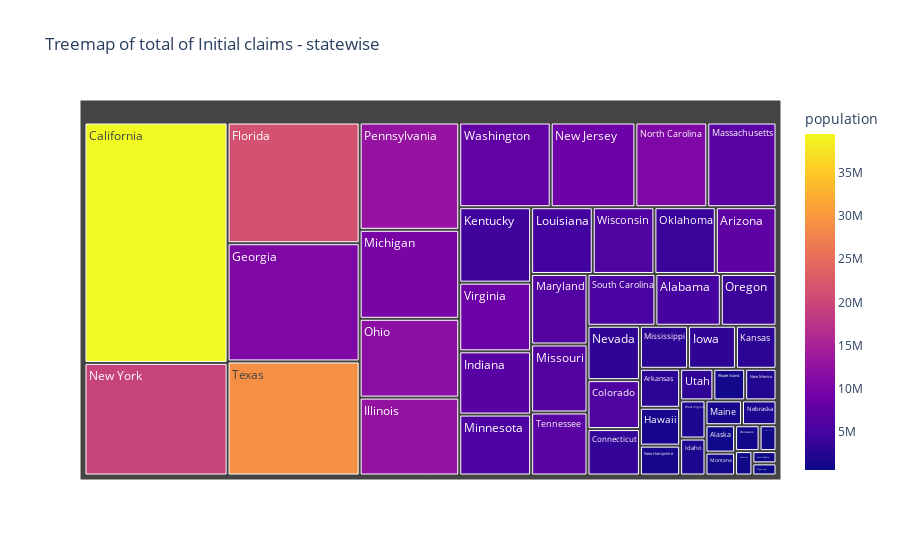
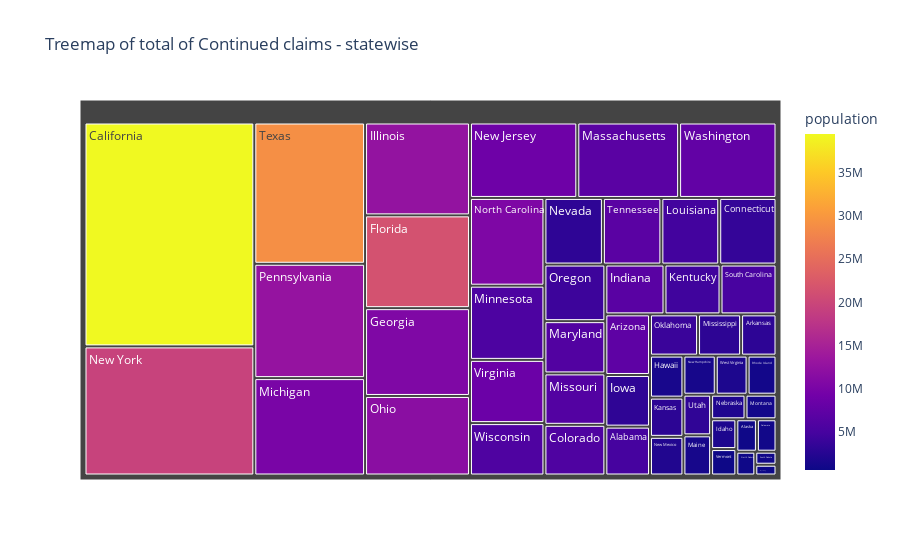
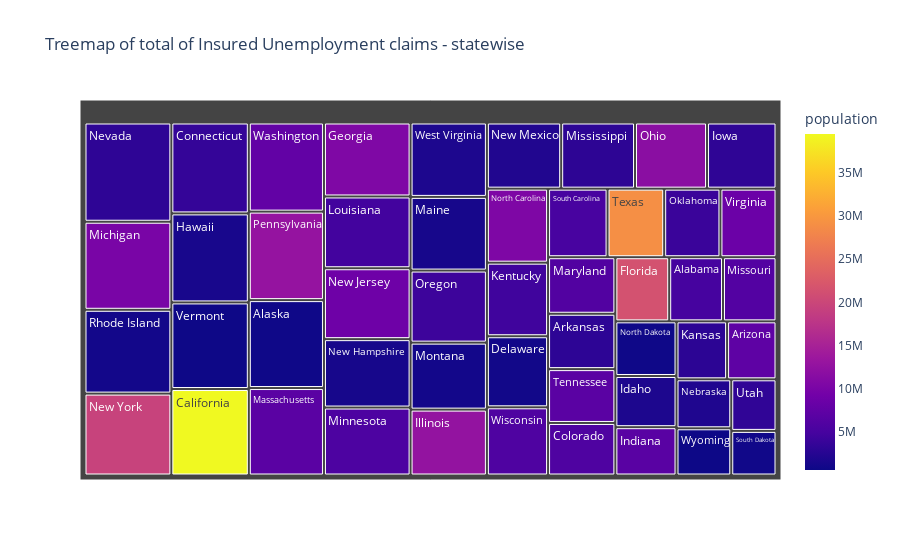

Notebook code cell kept with these figures, in order:
### Code cell
#color_continuous_scale=px.colors.sequential.Viridis
fig = px.treemap(df_statewise, path=['State'], values='Initial Claims',color='population',title="Treemap of total of Initial claims - statewise")
fig.show()
fig = px.treemap(df_statewise, path=['State'], values='Continued Claims',color='population',title="Treemap of total of Continued claims - statewise")
fig.show()
fig = px.treemap(df_statewise, path=['State'], values='Insured Unemployment Rate',color='population',title="Treemap of total of Insured Unemployment claims - statewise")
fig.show()

### Figure 1 — Plotly figure (JSON) as saved in the notebook; plotly's stock layout.template omitted (floating-point values rounded to 4 significant figures)
{"data": [{"branchvalues": "total", "customdata": [[4903185], [731545], [7278717], [3017804], [39512223], [5758736], [3565287], [973764], [21477737], [10617423], [1415872], [1787065], [12671821], [6732219], [3155070], [2913314], [4467673], [4648794], [1344212], [6045680], [6892503], [9986857], [5639632], [2976149], [6137428], [1068778], [1934408], [3080156], [1359711], [8882190], [2096829], [19453561], [10488084], [762062], [11689100], [3956971], [4217737], [12801989], [1059361], [5148714], [884659], [6829174], [28995881], [3205958], [623989], [8535519], [7614893], [1792147], [5822434], [578759]], "domain": {"x": [0, 1], "y": [0, 1]}, "hovertemplate": "labels=%{label}<br>Initial Claims=%{value}<br>parent=%{parent}<br>id=%{id}<br>population=%{color}<extra></extra>", "ids": ["Alabama", "Alaska", "Arizona", "Arkansas", "California", "Colorado", "Connecticut", "Delaware", "Florida", "Georgia", "Hawaii", "Idaho", "Illinois", "Indiana", "Iowa", "Kansas", "Kentucky", "Louisiana", "Maine", "Maryland", "Massachusetts", "Michigan", "Minnesota", "Mississippi", "Missouri", "Montana", "Nebraska", "Nevada", "New Hampshire", "New Jersey", "New Mexico", "New York", "North Carolina", "North Dakota", "Ohio", "Oklahoma", "Oregon", "Pennsylvania", "Rhode Island", "South Carolina", "South Dakota", "Tennessee", "Texas", "Utah", "Vermont", "Virginia", "Washington", "West Virginia", "Wisconsin", "Wyoming"], "labels": ["Alabama", "Alaska", "Arizona", "Arkansas", "California", "Colorado", "Connecticut", "Delaware", "Florida", "Georgia", "Hawaii", "Idaho", "Illinois", "Indiana", "Iowa", "Kansas", "Kentucky", "Louisiana", "Maine", "Maryland", "Massachusetts", "Michigan", "Minnesota", "Mississippi", "Missouri", "Montana", "Nebraska", "Nevada", "New Hampshire", "New Jersey", "New Mexico", "New York", "North Carolina", "North Dakota", "Ohio", "Oklahoma", "Oregon", "Pennsylvania", "Rhode Island", "South Carolina", "South Dakota", "Tennessee", "Texas", "Utah", "Vermont", "Virginia", "Washington", "West Virginia", "Wisconsin", "Wyoming"], "marker": {"coloraxis": "coloraxis", "colors": [4903185, 731545, 7278717, 3017804, 39512223, 5758736, 3565287, 973764, 21477737, 10617423, 1415872, 1787065, 12671821, 6732219, 3155070, 2913314, 4467673, 4648794, 1344212, 6045680, 6892503, 9986857, 5639632, 2976149, 6137428, 1068778, 1934408, 3080156, 1359711, 8882190, 2096829, 19453561, 10488084, 762062, 11689100, 3956971, 4217737, 12801989, 1059361, 5148714, 884659, 6829174, 28995881, 3205958, 623989, 8535519, 7614893, 1792147, 5822434, 578759]}, "name": "", "parents": ["", "", "", "", "", "", "", "", "", "", "", "", "", "", "", "", "", "", "", "", "", "", "", "", "", "", "", "", "", "", "", "", "", "", "", "", "", "", "", "", "", "", "", "", "", "", "", "", "", ""], "type": "treemap", "values": [688465, 164535, 823016, 318591, 6990829, 521403, 494895, 128717, 3240039, 3172906, 309207, 190350, 1575789, 924015, 418675, 354565, 1101951, 836278, 184416, 807974, 1191840, 1800724, 889986, 420720, 779215, 137704, 174165, 579416, 243805, 1457442, 201167, 3273499, 1237816, 88824, 1594581, 833087, 586120, 2171080, 203993, 714965, 60351, 722054, 3061850, 213456, 85718, 1002516, 1574603, 196727, 835849, 59419]}], "layout": {"autosize": true, "coloraxis": {"colorbar": {"title": {"text": "population"}}, "colorscale": [[0, "#0d0887"], [0.1111, "#46039f"], [0.2222, "#7201a8"], [0.3333, "#9c179e"], [0.4444, "#bd3786"], [0.5556, "#d8576b"], [0.6667, "#ed7953"], [0.7778, "#fb9f3a"], [0.8889, "#fdca26"], [1, "#f0f921"]]}, "legend": {"tracegroupgap": 0}, "title": {"text": "Treemap of total of Initial claims - statewise"}}}

### Figure 2 — Plotly figure (JSON) as saved in the notebook; plotly's stock layout.template omitted (floating-point values rounded to 4 significant figures)
{"data": [{"branchvalues": "total", "customdata": [[4903185], [731545], [7278717], [3017804], [39512223], [5758736], [3565287], [973764], [21477737], [10617423], [1415872], [1787065], [12671821], [6732219], [3155070], [2913314], [4467673], [4648794], [1344212], [6045680], [6892503], [9986857], [5639632], [2976149], [6137428], [1068778], [1934408], [3080156], [1359711], [8882190], [2096829], [19453561], [10488084], [762062], [11689100], [3956971], [4217737], [12801989], [1059361], [5148714], [884659], [6829174], [28995881], [3205958], [623989], [8535519], [7614893], [1792147], [5822434], [578759]], "domain": {"x": [0, 1], "y": [0, 1]}, "hovertemplate": "labels=%{label}<br>Continued Claims=%{value}<br>parent=%{parent}<br>id=%{id}<br>population=%{color}<extra></extra>", "ids": ["Alabama", "Alaska", "Arizona", "Arkansas", "California", "Colorado", "Connecticut", "Delaware", "Florida", "Georgia", "Hawaii", "Idaho", "Illinois", "Indiana", "Iowa", "Kansas", "Kentucky", "Louisiana", "Maine", "Maryland", "Massachusetts", "Michigan", "Minnesota", "Mississippi", "Missouri", "Montana", "Nebraska", "Nevada", "New Hampshire", "New Jersey", "New Mexico", "New York", "North Carolina", "North Dakota", "Ohio", "Oklahoma", "Oregon", "Pennsylvania", "Rhode Island", "South Carolina", "South Dakota", "Tennessee", "Texas", "Utah", "Vermont", "Virginia", "Washington", "West Virginia", "Wisconsin", "Wyoming"], "labels": ["Alabama", "Alaska", "Arizona", "Arkansas", "California", "Colorado", "Connecticut", "Delaware", "Florida", "Georgia", "Hawaii", "Idaho", "Illinois", "Indiana", "Iowa", "Kansas", "Kentucky", "Louisiana", "Maine", "Maryland", "Massachusetts", "Michigan", "Minnesota", "Mississippi", "Missouri", "Montana", "Nebraska", "Nevada", "New Hampshire", "New Jersey", "New Mexico", "New York", "North Carolina", "North Dakota", "Ohio", "Oklahoma", "Oregon", "Pennsylvania", "Rhode Island", "South Carolina", "South Dakota", "Tennessee", "Texas", "Utah", "Vermont", "Virginia", "Washington", "West Virginia", "Wisconsin", "Wyoming"], "marker": {"coloraxis": "coloraxis", "colors": [4903185, 731545, 7278717, 3017804, 39512223, 5758736, 3565287, 973764, 21477737, 10617423, 1415872, 1787065, 12671821, 6732219, 3155070, 2913314, 4467673, 4648794, 1344212, 6045680, 6892503, 9986857, 5639632, 2976149, 6137428, 1068778, 1934408, 3080156, 1359711, 8882190, 2096829, 19453561, 10488084, 762062, 11689100, 3956971, 4217737, 12801989, 1059361, 5148714, 884659, 6829174, 28995881, 3205958, 623989, 8535519, 7614893, 1792147, 5822434, 578759]}, "name": "", "parents": ["", "", "", "", "", "", "", "", "", "", "", "", "", "", "", "", "", "", "", "", "", "", "", "", "", "", "", "", "", "", "", "", "", "", "", "", "", "", "", "", "", "", "", "", "", "", "", "", "", ""], "type": "treemap", "values": [2580144, 788568, 3200431, 1727685, 44972306, 3651846, 4512233, 750352, 11510635, 10895609, 1660594, 888575, 11523092, 3484001, 2727633, 1549852, 3301403, 4557472, 1315530, 3765835, 9085093, 12757776, 6532991, 2100597, 3704446, 902328, 1001666, 4607897, 1493781, 9576693, 1528613, 25931411, 7725771, 534269, 9867837, 2345173, 4077699, 14977225, 1335698, 3297356, 326732, 4604708, 18506150, 1331944, 788643, 5568059, 8691778, 1469564, 4613480, 269994]}], "layout": {"autosize": true, "coloraxis": {"colorbar": {"title": {"text": "population"}}, "colorscale": [[0, "#0d0887"], [0.1111, "#46039f"], [0.2222, "#7201a8"], [0.3333, "#9c179e"], [0.4444, "#bd3786"], [0.5556, "#d8576b"], [0.6667, "#ed7953"], [0.7778, "#fb9f3a"], [0.8889, "#fdca26"], [1, "#f0f921"]]}, "legend": {"tracegroupgap": 0}, "title": {"text": "Treemap of total of Continued claims - statewise"}}}

### Figure 3 — Plotly figure (JSON) as saved in the notebook; plotly's stock layout.template omitted (floating-point values rounded to 4 significant figures)
{"data": [{"branchvalues": "total", "customdata": [[4903185], [731545], [7278717], [3017804], [39512223], [5758736], [3565287], [973764], [21477737], [10617423], [1415872], [1787065], [12671821], [6732219], [3155070], [2913314], [4467673], [4648794], [1344212], [6045680], [6892503], [9986857], [5639632], [2976149], [6137428], [1068778], [1934408], [3080156], [1359711], [8882190], [2096829], [19453561], [10488084], [762062], [11689100], [3956971], [4217737], [12801989], [1059361], [5148714], [884659], [6829174], [28995881], [3205958], [623989], [8535519], [7614893], [1792147], [5822434], [578759]], "domain": {"x": [0, 1], "y": [0, 1]}, "hovertemplate": "labels=%{label}<br>Insured Unemployment Rate=%{value}<br>parent=%{parent}<br>id=%{id}<br>population=%{color}<extra></extra>", "ids": ["Alabama", "Alaska", "Arizona", "Arkansas", "California", "Colorado", "Connecticut", "Delaware", "Florida", "Georgia", "Hawaii", "Idaho", "Illinois", "Indiana", "Iowa", "Kansas", "Kentucky", "Louisiana", "Maine", "Maryland", "Massachusetts", "Michigan", "Minnesota", "Mississippi", "Missouri", "Montana", "Nebraska", "Nevada", "New Hampshire", "New Jersey", "New Mexico", "New York", "North Carolina", "North Dakota", "Ohio", "Oklahoma", "Oregon", "Pennsylvania", "Rhode Island", "South Carolina", "South Dakota", "Tennessee", "Texas", "Utah", "Vermont", "Virginia", "Washington", "West Virginia", "Wisconsin", "Wyoming"], "labels": ["Alabama", "Alaska", "Arizona", "Arkansas", "California", "Colorado", "Connecticut", "Delaware", "Florida", "Georgia", "Hawaii", "Idaho", "Illinois", "Indiana", "Iowa", "Kansas", "Kentucky", "Louisiana", "Maine", "Maryland", "Massachusetts", "Michigan", "Minnesota", "Mississippi", "Missouri", "Montana", "Nebraska", "Nevada", "New Hampshire", "New Jersey", "New Mexico", "New York", "North Carolina", "North Dakota", "Ohio", "Oklahoma", "Oregon", "Pennsylvania", "Rhode Island", "South Carolina", "South Dakota", "Tennessee", "Texas", "Utah", "Vermont", "Virginia", "Washington", "West Virginia", "Wisconsin", "Wyoming"], "marker": {"coloraxis": "coloraxis", "colors": [4903185, 731545, 7278717, 3017804, 39512223, 5758736, 3565287, 973764, 21477737, 10617423, 1415872, 1787065, 12671821, 6732219, 3155070, 2913314, 4467673, 4648794, 1344212, 6045680, 6892503, 9986857, 5639632, 2976149, 6137428, 1068778, 1934408, 3080156, 1359711, 8882190, 2096829, 19453561, 10488084, 762062, 11689100, 3956971, 4217737, 12801989, 1059361, 5148714, 884659, 6829174, 28995881, 3205958, 623989, 8535519, 7614893, 1792147, 5822434, 578759]}, "name": "", "parents": ["", "", "", "", "", "", "", "", "", "", "", "", "", "", "", "", "", "", "", "", "", "", "", "", "", "", "", "", "", "", "", "", "", "", "", "", "", "", "", "", "", "", "", "", "", "", "", "", "", ""], "type": "treemap", "values": [133.7, 256.0, 111.0, 144.4, 259.6, 137, 272.9, 168.5, 133.8, 248.3, 267.2, 121.3, 194.8, 114.5, 178.1, 113.5, 174.4, 241.0, 217.8, 147.5, 254.7, 296.3, 228.1, 189.3, 133, 198.1, 103.9, 334.1, 229.6, 238, 190.4, 275.7, 175.5, 129.5, 184.6, 149.5, 213.1, 257.6, 282.1, 158.0, 78.19, 140.4, 150.4, 90.45, 259.9, 148.9, 259.5, 220.0, 161.7, 100.1]}], "layout": {"autosize": true, "coloraxis": {"colorbar": {"title": {"text": "population"}}, "colorscale": [[0, "#0d0887"], [0.1111, "#46039f"], [0.2222, "#7201a8"], [0.3333, "#9c179e"], [0.4444, "#bd3786"], [0.5556, "#d8576b"], [0.6667, "#ed7953"], [0.7778, "#fb9f3a"], [0.8889, "#fdca26"], [1, "#f0f921"]]}, "legend": {"tracegroupgap": 0}, "title": {"text": "Treemap of total of Insured Unemployment claims - statewise"}}}
